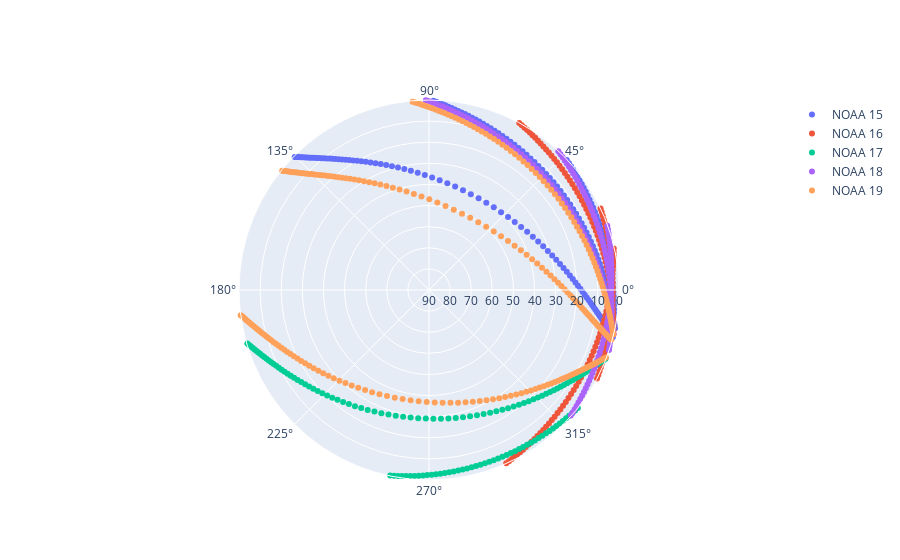

The code cell stored with this chart in its notebook:
### Code cell
t0 = datetime(2020, 9, 30, 11, 0, 0, tzinfo=timezone.utc)  #время начала расчета 
time_points = [t0 + timedelta(seconds=i * 10)  for i in range(2000)]
print(time_points[-1])   

lk_coord = [55.930148 / 180 * np.pi, 37.518151 / 180 * np.pi]   #координаты ЛК

plots = []


for sat in SATELLITES:
    name = sat["name"]
    s = sat["s"]
    t = sat["t"]
    trajectory = get_satellite_trajectory((s, t), time_points)
    lk_coordinate = get_cartesian_geo_from_geo_angles(latitude=lk_coord[0], longitude=lk_coord[1], model=wgs84) / 1000
    earth_sk_trajectory = move_satellite_trajectory_to_earth_coordinates(trajectory, time_points)
#     phis, lams, coor_e1 = get_related_spherical_coordinates(lk_coordinate, earth_sk_trajectory)
    coord = pm.ecef2aer(earth_sk_trajectory[:, 0] * 1000, 
                        earth_sk_trajectory[:, 1] * 1000, 
                        earth_sk_trajectory[:, 2] * 1000, 
                        lk_coord[0], lk_coord[1], 130, deg=False)
    lams, phis, coor_e1 = coord
    lams = np.rad2deg(lams)
    phis = np.rad2deg(phis)
    phi=[]
    lam=[]
    times=[]
    
    for p, l, c, txt in zip(phis, lams, coor_e1, time_points):
#         if c > 0:
        if p > 0:
            phi.append(p)
            lam.append(l)
            times.append(txt.astimezone(pytz.timezone("Europe/Moscow")))
    plots.append(go.Scatterpolar(
            r = phi,
            theta = lam,
            text = times,
            name=name, 
            mode = 'markers'
        ))
    
fig = go.Figure(data=
    plots,
)
fig.update_layout(
    polar = dict(
      radialaxis_range = [90, 0]
    ))
fig.show()

### Figure 1 — Plotly figure (JSON) as saved in the notebook; plotly's stock layout.template omitted (floating-point values rounded to 4 significant figures; data arrays with more than 128 entries replaced by an {"elided": "..."} marker saying what was removed)
{"data": [{"mode": "markers", "name": "NOAA 15", "r": {"elided": "202 float values"}, "text": {"elided": "202 str values"}, "theta": {"elided": "202 float values"}, "type": "scatterpolar"}, {"mode": "markers", "name": "NOAA 16", "r": {"elided": "158 float values"}, "text": {"elided": "158 str values"}, "theta": {"elided": "158 float values"}, "type": "scatterpolar"}, {"mode": "markers", "name": "NOAA 17", "r": {"elided": "135 float values"}, "text": {"elided": "135 str values"}, "theta": {"elided": "135 float values"}, "type": "scatterpolar"}, {"mode": "markers", "name": "NOAA 18", "r": {"elided": "174 float values"}, "text": {"elided": "174 str values"}, "theta": {"elided": "174 float values"}, "type": "scatterpolar"}, {"mode": "markers", "name": "NOAA 19", "r": {"elided": "260 float values"}, "text": {"elided": "260 str values"}, "theta": {"elided": "260 float values"}, "type": "scatterpolar"}], "layout": {"polar": {"radialaxis": {"range": [90, 0]}}}}
